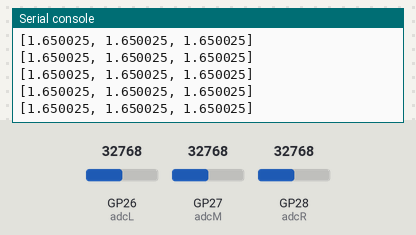
Simulated run of this program. Board: Raspberry Pi Pico running MicroPython. Shown: the last lines printed to the serial console. The test bench sets the inputs (shaded band); at power-on: GP26 (adcL) = 32768, GP27 (adcM) = 32768, GP28 (adcR) = 32768 (analog values on the 0–65535 scale).

Above: at 1.2 s.
1.3 s: GP26 (adcL) set to 45874
At 1.31 s:
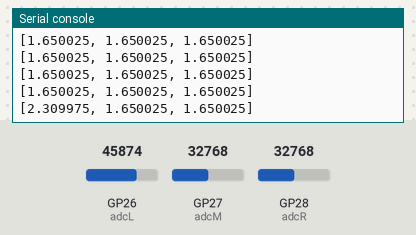
2.8 s: GP27 (adcM) set to 45874
At 2.82 s:
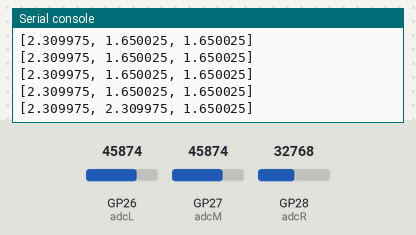
4.3 s: GP28 (adcR) set to 45874
At 4.33 s:
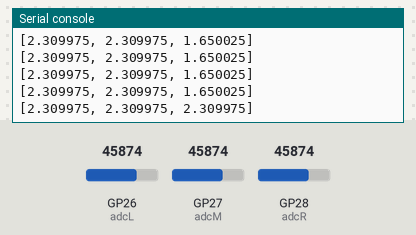
5.8 s: GP26 (adcL) set to 57670
At 5.83 s:
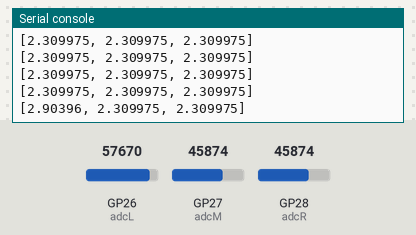
7.3 s: GP27 (adcM) set to 57670
At 7.34 s:
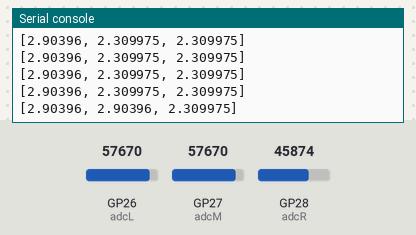
8.8 s: GP28 (adcR) set to 57670
At 8.85 s:
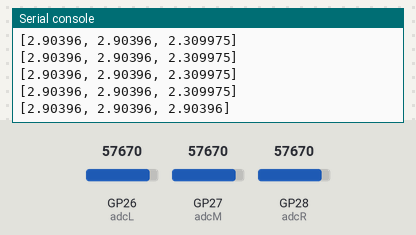
Timing chart, 0 to 11.3 s (numbered marks = the images above; inputs shaded):
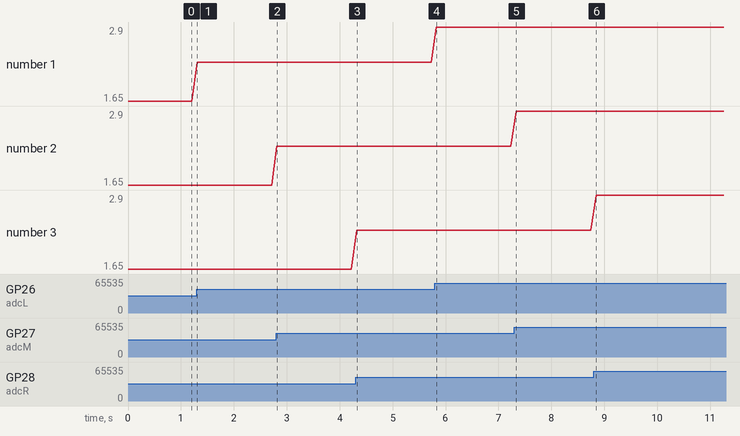

Measured:
- after the input at 1.3 s, the serial console: prints a new line at once (image 1)
- after the input at 2.8 s, the serial console: prints a new line at once (image 2)
- after the input at 4.3 s, the serial console: prints a new line at once (image 3)
- after the input at 5.8 s, the serial console: prints a new line at once (image 4)
- after the input at 7.3 s, the serial console: prints a new line at once (image 5)
- after the input at 8.8 s, the serial console: prints a new line at once (image 6)
- plotted number 1: 1.65 → 2.31 after the input at 1.3 s, 2.31 → 2.9 after the input at 5.8 s

The program:

voltage.py
```python
from machine import ADC, Pin
import time

adcL = ADC(Pin(26))
adcM = ADC(Pin(27))
adcR = ADC(Pin(28))

log_filename = "data_log3.csv"


def ReadVoltage():
    raw_valueL = adcL.read_u16()
    voltageL = raw_valueL * 3.3/65535
    raw_valueM = adcM.read_u16()
    voltageM = raw_valueM * 3.3/65535
    raw_valueR = adcR.read_u16()
    voltageR = raw_valueR * 3.3/65535
    print([voltageL,voltageM,voltageR])
    #print(voltageR)

"""with open(log_filename, 'a') as log_file:
    time0=time.time()
    log_file.write("time,voltage\n")
    while True:
        voltage = ReadVoltage()
        print("{},{}".format(time.time()-time0,voltage))
        log_file.write("{},{}\n".format(time.time()-time0,voltage))
        time.sleep(1)"""

while True:
    ReadVoltage()
    time.sleep(0.1)
```
